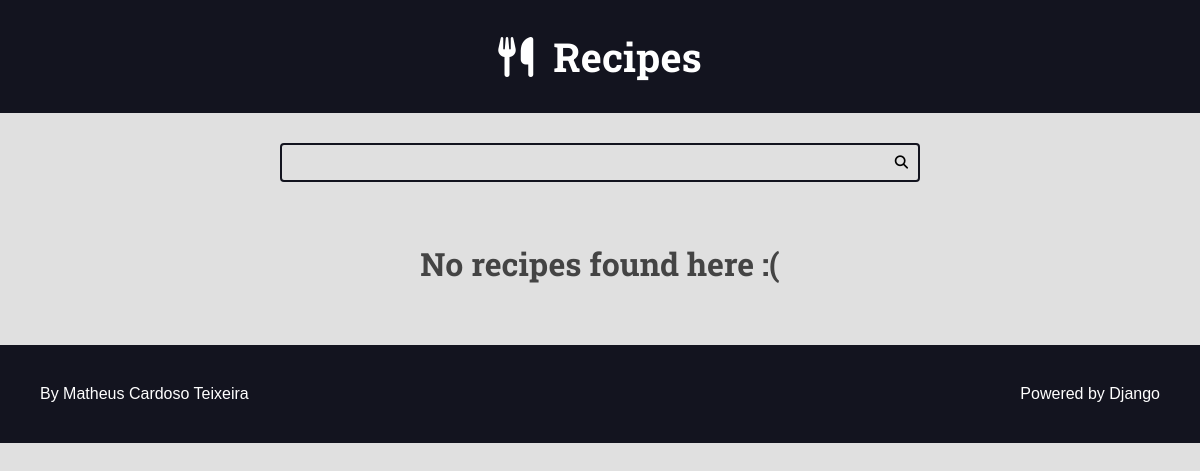
/, run on an earlier commit of the app's database.
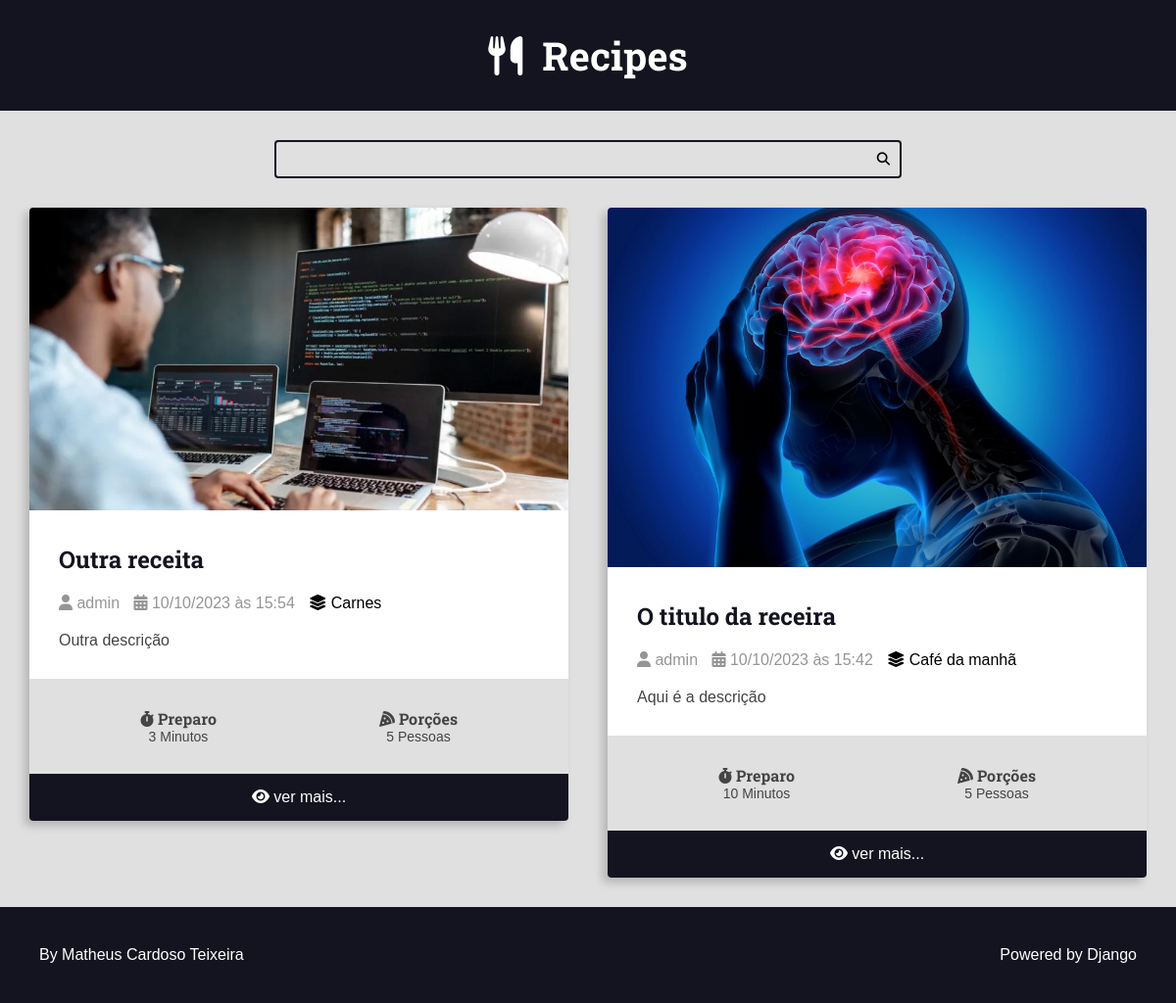
And on a later commit of the database.
### recipes/models.py (models this page shows, shortened)
class Recipe(models.Model):
    title = models.CharField(max_length=65)
    description = models.CharField(max_length=165)
    slug = models.SlugField()
    preparation_time = models.IntegerField()
    preparation_time_unit = models.CharField(max_length=65)
    servings = models.IntegerField()
    servings_unit = models.CharField(max_length=65)
    preparation_steps = models.TextField();
    preparation_steps_is_html = models.BooleanField(default=False)
    created_at = models.DateTimeField(auto_now_add=True)
    updated_at = models.DateTimeField(auto_now=True)
    is_published = models.BooleanField(default=False)
    cover = models.ImageField(upload_to='recipes/covers/%Y/%m/%d/', blank=True, null=True, default='')
    category = models.ForeignKey(
        Category, on_delete=models.SET_NULL, null=True, blank=True, default=None
    )
    author = models.ForeignKey(
        User, on_delete=models.SET_NULL, null=True
    )

class Category(models.Model):
    name = models.CharField(max_length=65)

### recipes/views.py (the view)
# urls.py: path('', views.home, name='home'),
def home(request):
    recipes = Recipe.objects.filter(is_published=True).order_by('-id')
    return render(request, 'recipes/pages/home.html', context={
        'recipes': recipes,
    })

### recipes/templates/recipes/pages/home.html (shortened to what this page needs)
{% extends 'global/base.html' %}
{% block content %}
<div class="main-content main-content-list container">
    {% for recipe in recipes %}
        {% include 'recipes/partials/recipe.html' %}
    {% empty %}
        <div class="center m-y">
            <h1>No recipes found here :(</h1>
        </div>
    {% endfor %}
</div>
{% endblock %}

### base_templates/global/base.html (shortened to what this page needs)
<!DOCTYPE html>
<html lang="en">
<head>
    {% include 'recipes/partials/head.html' %}
</head>
<body>
    {% include 'recipes/partials/header.html' %}
    {% include 'recipes/partials/search.html' %}
    <main class="main-content-container">
        {% block content %}{% endblock %}
    </main>
    {% include 'recipes/partials/footer.html' %}
</body>
</html>

### recipes/templates/recipes/partials/head.html (shortened to what this page needs)
{% load static %}
    <link rel="stylesheet" href="https://cdnjs.cloudflare.com/ajax/libs/font-awesome/6.4.2/css/fontawesome.min.css" />
    <link rel="stylesheet" href="https://cdnjs.cloudflare.com/ajax/libs/font-awesome/6.4.2/css/brands.min.css" />
    <link rel="stylesheet" href="https://cdnjs.cloudflare.com/ajax/libs/font-awesome/6.4.2/css/solid.min.css" />
    <link rel="stylesheet" href="{% static 'recipes/css/styles.css' %}">

### recipes/templates/recipes/partials/header.html
<header class="main-header-container">
    <div class="main-header container">
        <h1>
            <a class="main-logo" href="{% url 'recipes:home' %}">
                <i class="fa-solid fa-utensils main-logo-icon"></i>
                <span class="main-logo-text">Recipes</span>
            </a>
        </h1>
    </div>
</header>

### recipes/templates/recipes/partials/search.html
<div class="search-container">
    <div class="container">
        <form action="" class="search-form">
            <input type="search" class="search-input" name="search">
            <button type="submit" class="search-button"><i class="fa-solid fa-magnifying-glass"></i></button>
        </form>
    </div>
</div>

### recipes/templates/recipes/partials/recipe.html (shortened to what this page needs)
            <div class="recipe recipe-list-item">
                <div class="recipe-cover">
                    {% if not is_detail_page %}
                        <a href="{% url 'recipes:recipe' recipe.id %}">
                            <img src="{{ recipe.cover.url }}" alt="Temporário">
                        </a>
                    {% else %}
                        <img src="{{ recipe.cover.url }}" alt="Temporário">
                    {% endif %}
                </div>
                <div class="recipe-title-container">
                    <h2 class="recipe-title">
                        <a href="{% url 'recipes:recipe' recipe.id %}">
                            {{ recipe.title }}
                        </a>
                    </h2>
                </div>
                <div class="recipe-author">
                    <span class="recipe-author-item">
                        <i class="fas fa-user"></i>
                        {% if recipe.author is not None %}
                            {% if recipe.author.first_name %}
                                {{ recipe.author.first_name }} {{ recipe.author.last_name }}
                            {% else %}
                                {{ recipe.author.username }}
                            {% endif %}
                        {% else %}
                            Desconhecido
                        {% endif %}
                    </span>
                    <span class="recipe-author-item">
                        <i class="fas fa-calendar-alt"></i>
                        {{ recipe.created_at|date:"d/m/Y" }} às {{ recipe.created_at|date:"H:i" }}
                    </span>
                    {% if recipe.category is not None %}
                        <span class="recipe-author-item">
                            <a class="category-link" href="{% url 'recipes:category' recipe.category.id %}">
                                <i class="fas fa-layer-group"></i>
                                <span>{{ recipe.category.name }}</span>
                            </a>
                        </span>
                    {% endif %}
                </div>
                <div class="recipe-content">
                    <p>
                        {{ recipe.description }}
                    </p>
                </div>
                <div class="recipe-meta-container">
                    <div class="recipe-meta recipe-preparation">
                        <h3 class="recipe-meta-title"><i class="fas fa-stopwatch"></i> Preparo</h3>
                        <div class="recipe-meta-text">
                            {{ recipe.preparation_time }} {{ recipe.preparation_time_unit }}
                        </div>
                    </div>
                    <div class="recipe-meta recipe-servings">
                        <h3 class="recipe-meta-title"><i class="fas fa-pizza-slice"></i> Porções</h3>
                        <div class="recipe-meta-text">
                            {{ recipe.servings }} {{ recipe.servings_unit }}
                        </div>
                    </div>
                </div>
                {% if  not is_detail_page %}
                    <footer class="recipe-footer">
                        <a class="recipe-read-more button button-dark button-full-width" href="{% url 'recipes:recipe' recipe.id %}">
                            <i class="fas fa-eye"></i>
                            <span>ver mais...</span>
                        </a>
                    </footer>
                {% endif %}
            </div>

### recipes/templates/recipes/partials/footer.html
<footer class="main-footer">
  <div class="developer">
    <a href="#" target="_blank" rel="noreferrer noopener">By Matheus Cardoso Teixeira</a>
  </div>
  <div class="powered">
    <a href="https://www.djangoproject.com/" target="_blank" rel="noreferrer noopener">Powered by Django</a>
  </div>
</footer>

### recipes/static/recipes/css/styles.css (style rules this page uses)
:root { --color-primary: #269fe6; --color-primary-hover: #2086c2; --color-primary-dark: #13141f; --color-primary-dark-hover: #212336; --color-primary-light: #d4ecfa; --color-primary-light-hover: #bdd8e7; --color-white: #fff; --color-black: #000; --color-dark-text: #444; --color-info-light: #cce5ff; --color-debug-light: #cce5ff; --color-success-light: #d4edda; --color-alert-light: #fff3cd; --color-warning-light: #fff3cd; --color-error-light: #f8d7da; --color-info-dark: #4d86c4; --color-debug-dark: #4d86c4; --color-success-dark: #4a9c5d; --color-alert-dark: #927f40; --color-warning-dark: #927f40; --color-error-dark: #da525d; --color-gray-0: #f9f9f9; --color-gray-1: #e0e0e0; --color-gray-2: #c7c7c7; --color-gray-3: #aeaeae; --color-gray-4: #959595; --color-gray-5: #7d7d7d; --color-gray-6: #646464; --color-gray-7: #4b4b4b; --color-gray-8: #323232; --color-gray-9: #191919; --font-primary: sans-serif; --font-headings: 'Roboto Slab', serif; --spacing-gutter-small: 2rem; --spacing-gutter-medium-half: 1.5rem; --spacing-gutter-medium: 3rem; --spacing-gutter-large: 4rem; }
* { padding: 0; margin: 0; box-sizing: border-box; }
html { font-size: 62.5%; }
body { font-size: 1.6rem; font-family: var(--font-primary); background: var(--color-gray-1); color: var(--color-dark-text); }
h1, h2, h3, h4, h5, h6 { font-family: var(--font-headings); }
.container { max-width: 144rem; margin: 0 auto; padding: var(--spacing-gutter-medium); }
.main-header-container { background: var(--color-primary-dark); }
.main-logo { font-size: 4rem; color: var(--color-white); text-decoration: none; display: flex; flex-flow: row nowrap; align-items: center; justify-content: center; width: fit-content; margin: 0 auto; }
.main-logo-icon { margin-right: 2rem; }
.search-form { border: 0.2rem solid var(--color-primary-dark); max-width: 64rem; margin: 0 auto; border-radius: .4rem; position: relative; transition: all 300ms ease-in-out; }
.search-input, .search-button { border: none; background: none; outline: none; padding: 1rem; transition: all 300ms ease-in-out; }
.search-input { width: 100%; padding-right: 3rem; }
.search-button { position: absolute; top: 0; right: 0; }
.main-content { padding-top: 0; }
.main-content-list { display: grid; grid-template-columns: repeat(auto-fit, minmax(340px, 1fr)); gap: var(--spacing-gutter-large); }
.recipe { background: var(--color-white); box-shadow: -5px 5px 10px rgba(0, 0, 0, .2); transform: scale(1); transition: all 300ms ease-in-out; border-radius: .4rem; overflow: hidden; }
.recipe img { max-width: 100%; }
.recipe-list-item { max-width: 64rem; height: fit-content; }
.recipe-title-container { padding: var(--spacing-gutter-medium); padding-bottom: var(--spacing-gutter-small); }
.recipe-title-container a { color: var(--color-primary-dark); text-decoration: none; }
.recipe-author { padding: 0 var(--spacing-gutter-medium); }
.recipe-content { padding: var(--spacing-gutter-medium); padding-top: var(--spacing-gutter-small); }
.recipe-author-item { color: var(--color-gray-4); margin-right: 1rem; }
.category-link { color: var(--color-black); text-decoration: none; transition: all 300ms ease-in-out; }
.recipe-meta-container { display: flex; flex-flow: row wrap; padding: var(--spacing-gutter-medium); background: var(--color-gray-1); }
.recipe-meta { display: flex; flex-flow: column nowrap; flex-shrink: 1; flex-grow: 1; text-align: center; }
.recipe-meta-title { font-size: 1.6rem; }
.recipe-meta-text { font-size: 1.4rem; }
.recipe-footer a { background: var(--color-primary-dark); display: block; color: var(--color-white); text-decoration: none; text-align: center; padding: var(--spacing-gutter-medium-half) var(--spacing-gutter-medium); transition: all 300ms ease-in-out; }
.main-footer { display: flex; align-items: center; justify-content: space-between; background: var(--color-primary-dark); color: var(--color-white); padding: var(--spacing-gutter-large); }
.main-footer a { color: var(--color-white); text-decoration: none; transition: all 300ms ease-in-out; }

What changed in the data, as far as the page shows it:
added Recipe: cover (picture), title "Outra receita", author.username "admin", created_at "10/10/2023", created_at "15:54", category.name "Carnes", description "Outra descrição", preparation_time "3", preparation_time_unit "Minutos", servings "5", servings_unit "Pessoas"
added Recipe: cover (picture), title "O titulo da receira", author.username "admin", created_at "10/10/2023", created_at "15:42", category.name "Café da manhã", description "Aqui é a descrição", preparation_time "10", preparation_time_unit "Minutos", servings "5", servings_unit "Pessoas"
Also different on the page:
text no longer shown: "No recipes found here :("
